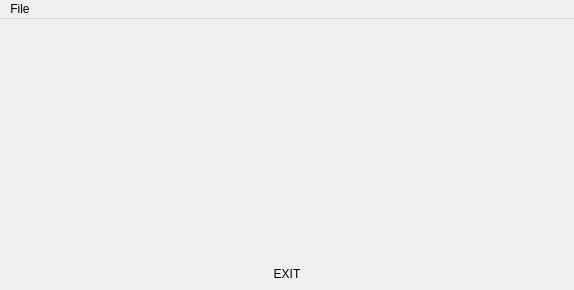
<?xml version="1.0" encoding="UTF-8"?>
<ui version="4.0">
 <class>MainWindow</class>
 <widget class="QMainWindow" name="MainWindow">
  <property name="geometry">
   <rect>
    <x>0</x>
    <y>0</y>
    <width>574</width>
    <height>290</height>
   </rect>
  </property>
  <property name="windowTitle">
   <string>MainWindow</string>
  </property>
  <widget class="QWidget" name="centralwidget">
   <layout class="QGridLayout" name="gridLayout">
    <item row="1" column="0">
     <widget class="QPushButton" name="pushButton">
      <property name="styleSheet">
       <string notr="true">color:black;
border: none;</string>
      </property>
      <property name="text">
       <string>EXIT</string>
      </property>
     </widget>
    </item>
    <item row="0" column="0">
     <spacer name="verticalSpacer">
      <property name="orientation">
       <enum>Qt::Vertical</enum>
      </property>
      <property name="sizeHint" stdset="0">
       <size>
        <width>20</width>
        <height>40</height>
       </size>
      </property>
     </spacer>
    </item>
   </layout>
  </widget>
  <widget class="QMenuBar" name="menubar">
   <property name="geometry">
    <rect>
     <x>0</x>
     <y>0</y>
     <width>574</width>
     <height>22</height>
    </rect>
   </property>
   <widget class="QMenu" name="menuExit">
    <property name="title">
     <string>File</string>
    </property>
    <addaction name="actionExit"/>
   </widget>
   <addaction name="menuExit"/>
  </widget>
  <action name="actionExit">
   <property name="text">
    <string>Exit</string>
   </property>
  </action>
 </widget>
 <resources/>
 <connections/>
</ui>
